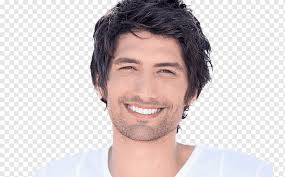
#> input picture happyman.jpg, 285 x 177 px
$ jupyter execute 'Haar Cascades.ipynb'
#> lines starting #> are read from the running program, lines starting #| are printed output that depends on the picture; after the words box and inside, x2 and y2 are one past the last pixel; in counts of white or black regions, pixels touching at a corner belong together
Haar Cascade is technique developed to detect the objects.

opencv provides few of the common objects feature, check this [link](https://github.com/opencv/opencv/tree/master/data/haarcascades) for the feature files

[cell 1]
#importing the required things
import numpy as np
import cv2

#reading the image and converting into grayscale
#img = cv2.imread("sudhanshu.jpg")
img = cv2.imread("happyman.jpg")
#> img is the input picture: shape (177, 285, 3); mean B, G, R 204.3, 204.3, 214.3
gray = cv2.cvtColor(img, cv2.COLOR_BGR2GRAY)
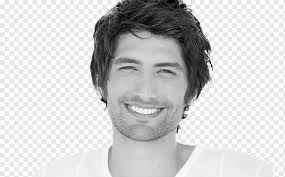
#> gray: shape (177, 285); min 0, max 255, mean 207.3

#creating the object for the cascades
face_cascade = cv2.CascadeClassifier("haarcascade_frontalface_default.xml")
eye_cascade = cv2.CascadeClassifier("haarcascade_eye.xml")
smile_cascade=cv2.CascadeClassifier(cv2.data.haarcascades +"haarcascade_smile.xml")
#The below function returns the location of the face detected
faces = face_cascade.detectMultiScale(gray, 1.1, 4)
#> faces = [[97, 32, 100, 100]]

#it gives the face location in x, y, width and height
print(faces)
#| [[ 97  32 100 100]]

[cell 2]
#drawing reactangle for the detected faces
for (x,y,w,h) in faces:
    cv2.rectangle(img,(x,y),(x+w,y+h),(255,0,0),2)
#> this loop made 1 pass
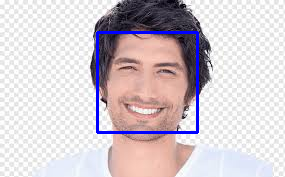
#> img: shape (177, 285, 3); 2.37% of pixels changed, all inside (x1, y1, x2, y2) = (96, 31, 199, 134)

cv2.imshow('img',img)
cv2.waitKey(0)
cv2.destroyAllWindows()

[cell 3]
#drawing reactangle for detected eyes
for (x,y,w,h) in faces:
    cv2.rectangle(img,(x,y),(x+w,y+h),(255,0,0),2)
    roi_gray = gray[y:y+h, x:x+w]
    roi_color = img[y:y+h, x:x+w]
    eyes = eye_cascade.detectMultiScale(roi_gray)
    smile=smile_cascade.detectMultiScale(roi_gray, 1.8, 20)
    for (ex,ey,ew,eh) in eyes:
        cv2.rectangle(roi_color,(ex,ey),(ex+ew,ey+eh),(0,0,255),2)
    for (sx, sy, sw, sh) in smile:
        cv2.rectangle(roi_color, (sx, sy), ((sx + sw), (sy + sh)), (0, 0, 0), 2)
#> this loop made 1 pass
#> (x, y, w, h, eyes, smile) on pass 1: (97, 32, 100, 100, [[55, 28, 25, 25]], [[30, 69, 36, 18]])
#> pass 1, `roi_gray = gray[y:y+h, x:x+w]`:
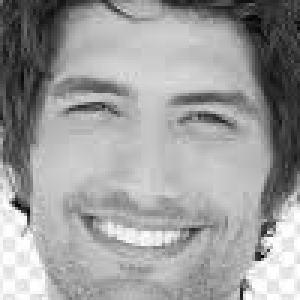
#> roi_gray: shape (100, 100) (shown 3 times larger); min 1, max 255, mean 157.2
#> pass 1, `roi_color = img[y:y+h, x:x+w]`:
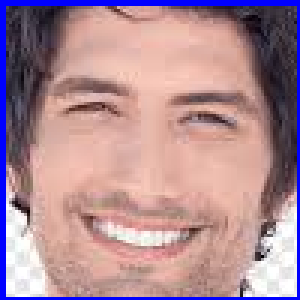
#> roi_color: shape (100, 100, 3) (shown 3 times larger); mean B, G, R 149.8, 140.2, 174.7
#> after the loop:
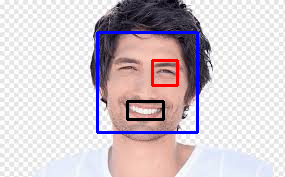
#> img: shape (177, 285, 3); 1.22% of pixels changed, all inside (x1, y1, x2, y2) = (126, 59, 179, 121)
#> after the loop:
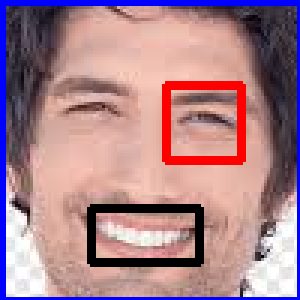
#> roi_color: shape (100, 100, 3) (shown 3 times larger); 6.16% of pixels changed, all inside (x1, y1, x2, y2) = (29, 27, 82, 89)
cv2.imshow('img',img)
cv2.waitKey(0)
cv2.destroyAllWindows()
